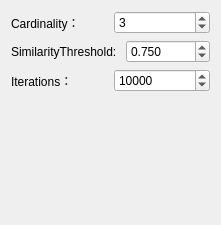
             <widget class="QWidget" name="CorrespondenceRejectionPoly">
              <layout class="QVBoxLayout" name="verticalLayout_14">
               <item>
                <layout class="QHBoxLayout" name="horizontalLayout_13">
                 <item>
                  <widget class="QLabel" name="label_7">
                   <property name="text">
                    <string>Cardinality： </string>
                   </property>
                  </widget>
                 </item>
                 <item>
                  <widget class="QSpinBox" name="spin_cardinality">
                   <property name="maximum">
                    <number>9999</number>
                   </property>
                   <property name="value">
                    <number>3</number>
                   </property>
                  </widget>
                 </item>
                </layout>
               </item>
               <item>
                <layout class="QHBoxLayout" name="horizontalLayout_14">
                 <item>
                  <widget class="QLabel" name="label_8">
                   <property name="text">
                    <string>SimilarityThreshold: </string>
                   </property>
                  </widget>
                 </item>
                 <item>
                  <widget class="QDoubleSpinBox" name="dspin_similarity_threshold_2">
                   <property name="decimals">
                    <number>3</number>
                   </property>
                   <property name="maximum">
                    <double>99999.000000000000000</double>
                   </property>
                   <property name="singleStep">
                    <double>0.010000000000000</double>
                   </property>
                   <property name="value">
                    <double>0.750000000000000</double>
                   </property>
                  </widget>
                 </item>
                </layout>
               </item>
               <item>
                <layout class="QHBoxLayout" name="horizontalLayout_15">
                 <item>
                  <widget class="QLabel" name="label_14">
                   <property name="text">
                    <string>Iterations： </string>
                   </property>
                  </widget>
                 </item>
                 <item>
                  <widget class="QSpinBox" name="spin_iterations">
                   <property name="maximum">
                    <number>99999</number>
                   </property>
                   <property name="value">
                    <number>10000</number>
                   </property>
                  </widget>
                 </item>
                </layout>
               </item>
               <item>
                <spacer name="verticalSpacer_10">
                 <property name="orientation">
                  <enum>Qt::Vertical</enum>
                 </property>
                 <property name="sizeHint" stdset="0">
                  <size>
                   <width>20</width>
                   <height>122</height>
                  </size>
                 </property>
                </spacer>
               </item>
              </layout>
             </widget>
